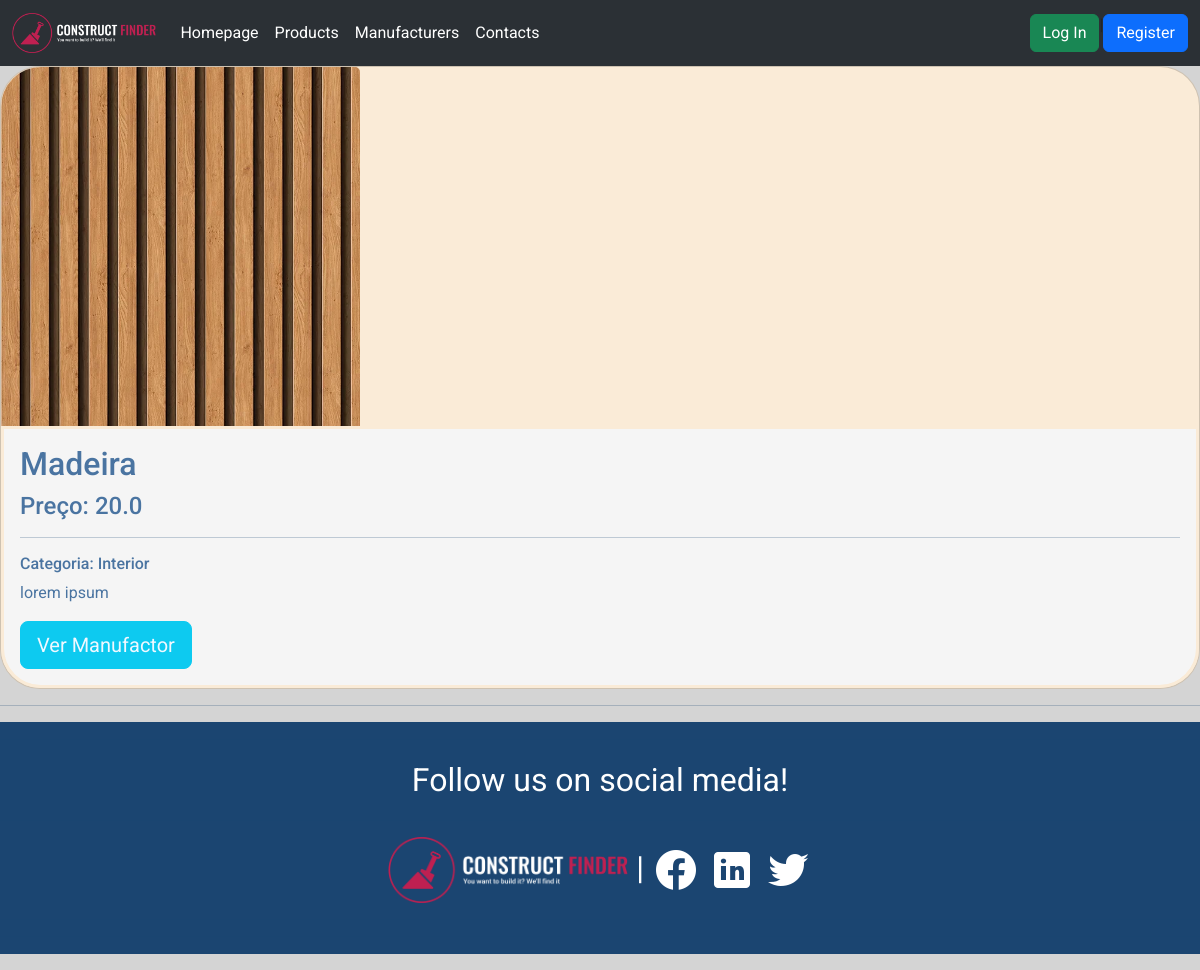
Screenshot of /products/2/ with the database file from the repository.
### accounts/models.py (models this page shows, shortened)
class Products(models.Model):
    CATEGORY = (
            ('Interior', 'Interior'),
            ('Exterior', 'Exterior'),
            )
    image = models.ImageField(upload_to='images/',blank=False, null = True)
    company = models.ForeignKey(Company, null=True, on_delete= models.SET_NULL)
    tags = models.ManyToManyField(Tags)
    name = models.CharField(max_length=200, null=True)
    price = models.FloatField(null=True)
    category = models.CharField(max_length=200, null=True, choices=CATEGORY)
    description = models.CharField(max_length=500, null=True, blank=True)
    date_created = models.DateTimeField(auto_now_add=True)

### accounts/views.py (the view)
# urls.py: path('products/<str:pk>/', views.products, name="products"),
def products(request, pk):
    products = Products.objects.get(id=pk)
    context = {'products':products}
    return render(request,'accounts/products.html', context)

### accounts/templates/accounts/products.html (shortened to what this page needs)
{% extends 'accounts/main.html' %}
{% load static %}
{% block content %}
    <div class="card">
        <img class="card-img-top gallery_img" src="{{ products.image.url }}" >
        <div class="card-body">
          <h2 class="card-title">{{products.name}}</h4>
          <h4>Preço: {{products.price}}</h5>
            <hr>
          <h6>Categoria: {{products.category}}</h6>
          <p class="card-text" style="max-width: 50%;">{{products.description}}</p>
          <a class="btn btn-lg btn-info" href="{% url 'company_guest' products.company.id %}" style="color: aliceblue;">Ver Manufactor</a>
        </div>
      </div>
{% endblock %}

### accounts/templates/accounts/main.html (style rules this page uses)
body { background-color: rgb(212, 212, 212); font-family: Roboto; background-color: rgb(212, 212, 212); font-family: Roboto; max-width: 100%; width: 80em; align-items: center; margin: auto; }

### accounts/templates/accounts/products.html (style rules this page uses)
.card { border-style: solid !important; border-radius: 40px !important; background-color:antiquewhite; color: #4a74a1; }
.card-img-top { max-width: 30%; height: auto; border-top-left-radius: 40px; }
.card-body { border-style: solid !important; border-color: antiquewhite; border-top-left-radius: 0; border-top-right-radius: 0; border-bottom-right-radius: 40px; border-bottom-left-radius: 40px; background-color: whitesmoke; }
.gallery_img { max-width: 30%; height: auto; object-fit: cover; object-position: right top; overflow: none; }

### accounts/templates/accounts/footer.html (style rules this page uses)
hr { color: #1b4571; }

### rows the page displays
Products: image (picture), name "Madeira", price "20.0", category "Interior", description "lorem ipsum"
